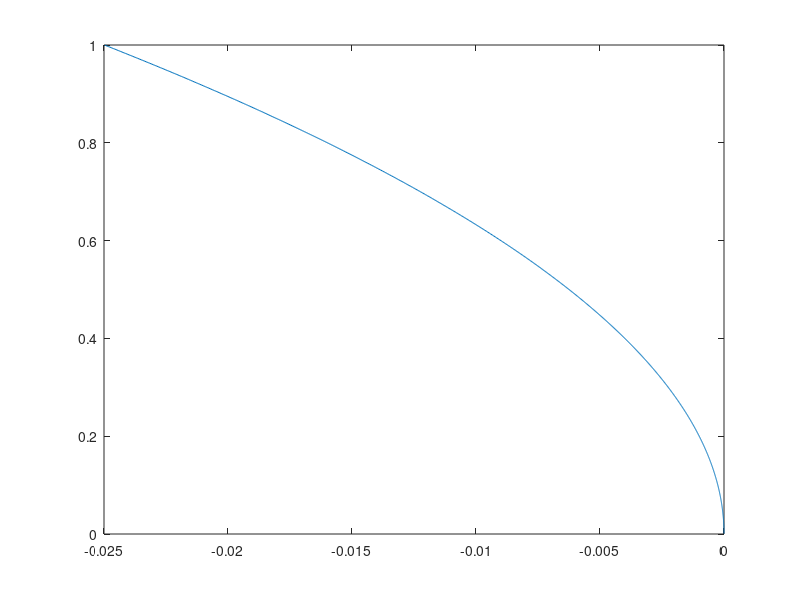
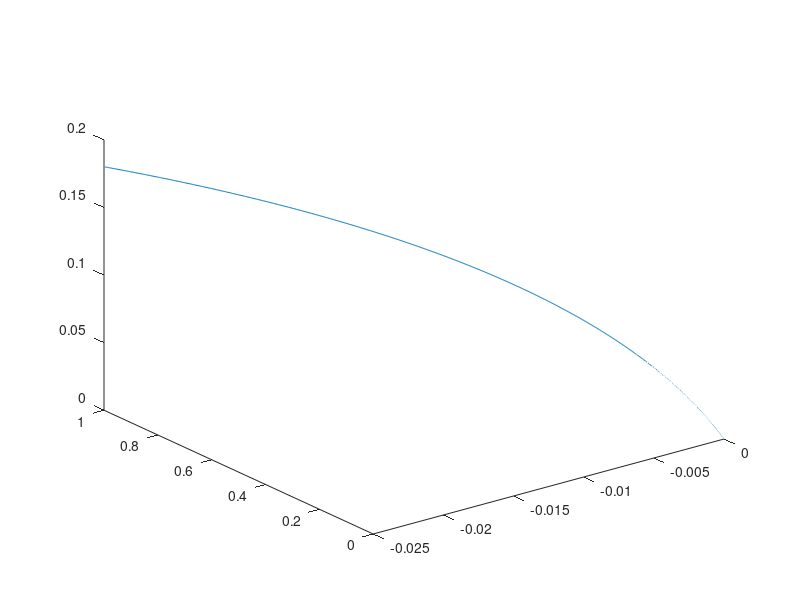

Source code (MATLAB) for these figures, in order:
%% MTPV代码仿真测试
% 创建人：      杨晅
% 创建时间：    2025.8.25
% 版本：        V0.0.1                    
% 更新记录：       
%
%%
clear 
close all
clc
%%
Pn = 4;
Phi_f = 0.03;
Ld = 2e-3;
Lq = 2.75E-3;
Imax = 1e-3:1e-3:1;
[~,len] = size(Imax);
MTPA_I = zeros(2,len);
MTPA_Te = zeros(1,len);

for i = 1:len
    Id = -Imax(i):Imax(i)/1e5:Imax(i);
    Iq = sqrt(Imax(i)^2 - Id.^2);
    Te = 3.*Pn.*Iq.*(Phi_f - ((Lq-Ld).*Id))/2;
    [~,index_max] = max(Te);
    MTPA_Te(i) = Te(index_max);
    MTPA_I(:,i) = [Id(index_max);Iq(index_max)];
    clear Iq Id Te index_max;
end


%% Display
figure(1)
plot(MTPA_I(1,:),MTPA_I(2,:));
figure(2)
plot3(MTPA_I(1,:),MTPA_I(2,:),MTPA_Te);
% title('');
